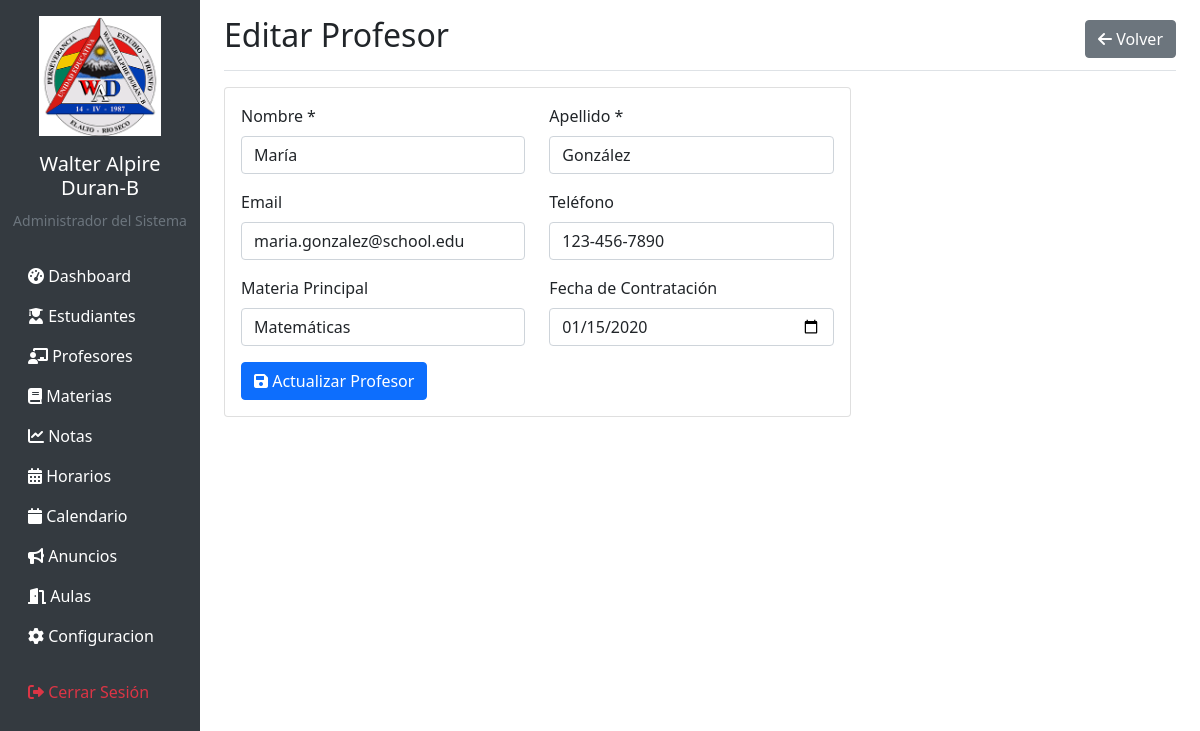
The page /teachers/edit/2 (signed in) on the database its author committed.
### tables this page shows
CREATE TABLE teachers (
            id INTEGER PRIMARY KEY AUTOINCREMENT,
            first_name TEXT NOT NULL,
            last_name TEXT NOT NULL,
            email TEXT UNIQUE,
            phone TEXT,
            subject TEXT,
            hire_date DATE,
            created_at TIMESTAMP DEFAULT CURRENT_TIMESTAMP
        );

### app.py (the view, shortened to what this page needs)
@app.route('/teachers/edit/<int:id>', methods=['GET', 'POST'])
@login_required
@role_required(['director'])
def edit_teacher(id):
    conn = get_db_connection()
    teacher = conn.execute('SELECT * FROM teachers WHERE id = ?', (id,)).fetchone()
    conn.close()
    if not teacher:
        flash('Profesor no encontrado.', 'error')
        return redirect(url_for('list_teachers'))
    return render_template('teachers/edit.html', teacher=teacher)

### app.py (called while the page is built)
def get_db_connection():
    conn = sqlite3.connect(DATABASE)
    conn.row_factory = sqlite3.Row
    return conn

def login_required(f):
    @wraps(f)
    def decorated_function(*args, **kwargs):
        if 'user_id' not in session:
            return redirect(url_for('login'))
        return f(*args, **kwargs)
    return decorated_function

def role_required(roles):
    def decorator(f):
        @wraps(f)
        def decorated_function(*args, **kwargs):
            if 'user_role' not in session or session['user_role'] not in roles:
                flash('No tienes permisos para acceder a esta página.', 'error')
                return redirect(url_for('dashboard'))
            return f(*args, **kwargs)
        return decorated_function
    return decorator

### templates/teachers/edit.html (shortened to what this page needs)
{% extends "base.html" %}
{% block content %}
<div class="d-flex justify-content-between flex-wrap flex-md-nowrap align-items-center pt-3 pb-2 mb-3 border-bottom">
    <h1 class="h2">Editar Profesor</h1>
    <div class="btn-toolbar mb-2 mb-md-0">
        <a href="{{ url_for('list_teachers') }}" class="btn btn-secondary">
            <i class="fas fa-arrow-left"></i> Volver
        </a>
    </div>
</div>
<div class="row">
    <div class="col-md-8">
        <div class="card">
            <div class="card-body">
                <form method="POST">
                    <div class="row">
                        <div class="col-md-6">
                            <div class="mb-3">
                                <label for="first_name" class="form-label">Nombre *</label>
                                <input type="text" class="form-control" id="first_name" name="first_name"
                                       value="{{ teacher.first_name }}" required>
                            </div>
                        </div>
                        <div class="col-md-6">
                            <div class="mb-3">
                                <label for="last_name" class="form-label">Apellido *</label>
                                <input type="text" class="form-control" id="last_name" name="last_name"
                                       value="{{ teacher.last_name }}" required>
                            </div>
                        </div>
                    </div>
                    <div class="row">
                        <div class="col-md-6">
                            <div class="mb-3">
                                <label for="email" class="form-label">Email</label>
                                <input type="email" class="form-control" id="email" name="email"
                                       value="{{ teacher.email or '' }}">
                            </div>
                        </div>
                        <div class="col-md-6">
                            <div class="mb-3">
                                <label for="phone" class="form-label">Teléfono</label>
                                <input type="tel" class="form-control" id="phone" name="phone"
                                       value="{{ teacher.phone or '' }}">
                            </div>
                        </div>
                    </div>
                    <div class="row">
                        <div class="col-md-6">
                            <div class="mb-3">
                                <label for="subject" class="form-label">Materia Principal</label>
                                <input type="text" class="form-control" id="subject" name="subject"
                                       value="{{ teacher.subject or '' }}">
                            </div>
                        </div>
                        <div class="col-md-6">
                            <div class="mb-3">
                                <label for="hire_date" class="form-label">Fecha de Contratación</label>
                                <input type="date" class="form-control" id="hire_date" name="hire_date"
                                       value="{{ teacher.hire_date or '' }}">
                            </div>
                        </div>
                    </div>
                    <button type="submit" class="btn btn-primary">
                        <i class="fas fa-save"></i> Actualizar Profesor
                    </button>
                </form>
            </div>
        </div>
    </div>
</div>
{% endblock %}

### rows shown on the page
teachers: first_name "María", last_name "González", email "maria.gonzalez@school.edu", phone "123-456-7890", subject "Matemáticas", hire_date "01/15/2020"

### other values the page prints
{{ session.full_name }} "Administrador del Sistema"
